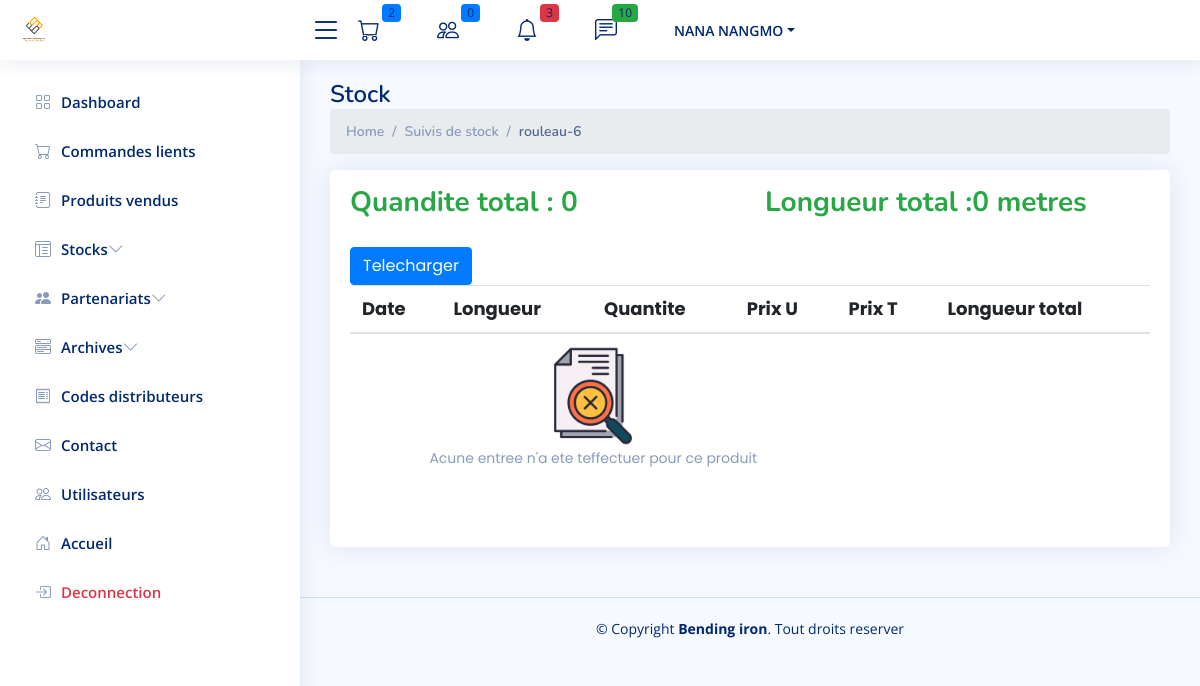
/cpanel/stocks/suivis-produit/3 (signed in), run on the app's committed database.
### auth_app/models.py (models this page shows, shortened)
class CustomUser(AbstractUser):
    phone_number = models.CharField(max_length=200)
    is_partenaire = models.BooleanField(default=0)
    groups = models.ManyToManyField(Group, related_name="customuser_set")
    user_permissions = models.ManyToManyField(Permission, related_name="customuser_set")
    email_verified = models.BooleanField(default=False)

### fer/models.py (models this page shows)
class Fer(models.Model):
    TYPE_CHOICES = [
        ('barre', 'Barre de fer'),
        ('rouleau', 'Rouleau de fer'),
    ]
    diametre = models.CharField(max_length=255)
    user = models.ForeignKey(User, on_delete=models.SET_NULL, null=True, blank=True)
    categorie = models.CharField(max_length=10, choices=TYPE_CHOICES)
    longueur_critique =  models.PositiveIntegerField(null=True, blank=True, default=500)
    created_at = models.DateTimeField(auto_now_add=True)
    class Meta:
        constraints = [
            models.UniqueConstraint(fields=['diametre', 'categorie'], name='unique_diametre_categorie')
        ]
    def __str__(self):
        return f"{self.categorie}-{self.diametre}"
    @property
    def quantite_totale(self):
        return self.mouvement_set.filter(quantite__isnull=False).aggregate(total=models.Sum('quantite'))['total'] or 0
    @property
    def longueur_totale(self):
        total = self.mouvement_set.annotate(
            total_longueur=ExpressionWrapper(F('longueur_m') * F('quantite'), output_field=DecimalField())
        ).aggregate(longueur_totale=Sum('total_longueur'))['longueur_totale']
        return total or 0
    @property
    def sueil_atteint(self):
       if self.longueur_totale < self.longueur_critique :
           return True
       else :
           return False

### admin_site/views.py (the view)
# urls.py: path("stocks/suivis-produit/<int:fer_id>", get_suivis, name="admin.suivis.produit"),
@user_passes_test(is_admin)
def get_suivis(request, fer_id):
    fer=get_object_or_404(Fer, id=fer_id)
    mouvements = Mouvement.objects.filter(fer=fer_id).order_by('-date')
    context = {
        'mouvements': mouvements,
        'fer':fer
     }
    return render(request, "fer/suivis.html", context)

### admin_site/views.py (called while the page is built)
def is_admin(user):
   return user.groups.filter(name='admin').exists() or user.groups.filter(name='superadmin').exists()

### contact/context_processor.py (called while the page is built)
def unread_messages(request):
    pass
    unread_messages =Contact.get_unread_messages()
    return {
        'unread_messages_count': unread_messages.count(),
        'unread_messages': unread_messages,
    }

### contact/models.py (called while the page is built)
    @staticmethod
    def get_unread_messages():
        return Contact.objects.filter(is_read=False).order_by('-created_at').all()

### fer/context_processors.py (called while the page is built)
def seuil_critique_count(request):
    seuil_count = sum(1 for fer in Fer.objects.all() if fer.sueil_atteint)
    return {
        'fer_seuil_critique_count': seuil_count
    }

### partenaires/context_proccessor.py (called while the page is built)
def order_en_attente(request):
    nb_en_attente = 0
    commandes = ProjetOrder.objects.all()
    for commande in commandes:
        dernier_traiment = TraimentOrder.objects.filter(projet_order=commande).order_by('-created_at').first()
        if dernier_traiment and dernier_traiment.statut == 'en_attente':
            nb_en_attente += 1
    return {
        'nb_order_partenaire': nb_en_attente
    }

### produits/models.py (called while the page is built)
    @property
    def prix_utile(self):
        return self.prix/12000

### usesOrders/context_proccessor.py (called while the page is built)
def panier_count(request):
    if request.user.is_authenticated:
        panier = Cart.objects.filter(user=request.user).first()
        if panier :
            items=CartItem.objects.filter(cart_id=panier.id)
            total_articles = items.count()
            if total_articles :
                total_articles = items.count()
            else :
                total_articles = 0
        else:
         total_articles = 0
    else:
        total_articles = 0  # Si l'utilisateur n'est pas connecté, il n'y a pas de panier
    return {'panier_count': total_articles,}

def commandes_en_attente(request):
    nb_en_attente = 0
    commandes = Order.objects.all()
    for commande in commandes:
        dernier_traiment = Traiment.objects.filter(order=commande).order_by('-created_at').first()
        if dernier_traiment and dernier_traiment.statut == 'en_attente':
            nb_en_attente += 1
    return {
        'nb_order': nb_en_attente
    }

### admin_site/templates/fer/suivis.html (shortened to what this page needs)
{% extends '../app.html' %}
{% block 'content' %}
{% load static %}
<main id="main" class="main">
    <div class="pagetitle">
        <h1>Stock</h1>
        <nav>
            <ol class="breadcrumb">
                <li class="breadcrumb-item"><a href="/">Home</a></li>
                <li class="breadcrumb-item">Suivis de stock</li>
                <li class="breadcrumb-item active">{{fer}}</li>
            </ol>
        </nav>
    </div>
    <section class="section">
        <div class="row">
            <div class="col-lg-12">
                <div class="card">
                    <div class="card-body">
                        <div class="row mt-3">
                            <div class="col-md-6">
                                    <h3 class="text-success"><b>Quandite total : {{fer.quantite_totale}}</b></h3>
                            </div>
                            <div class="col-md-6">
                                <h3 class="text-success"><b>Longueur total :{{fer.longueur_totale}} metres</b></h3>
                            </div>
                        </div>
                        <h5 class="card-title  mb-3"><a href="" class="btn btn-primary">Telecharger</a>
                            <br>
                            <table class="table datatable">
                                <thead>
                                    <tr>
                                        <th>Date</th>
                                        <th>Longueur</th>
                                        <th>Quantite</th>
                                        <th>Prix U</th>
                                        <th>Prix T</th>
                                        <th>Longueur total</th>
                                    </tr>
                                </thead>
                                <tbody>
                                    {% for mouvement in mouvements %}
                                    <tr>
                                        <td>{{mouvement.date}}</td>
                                        <td>{{mouvement.longueur_m}}</td>
                                        <td>{{mouvement.quantite}}</td>
                                        <td>{{mouvement.prix_u}}</td>
                                        <td>{{mouvement.prix_total}}</td>
                                        <td>{{mouvement.longueur_total}}</td>
                                    </tr>
                                    {% empty %}
                                    <tr>
                                        <td colspan="4" class="text-center">
                                            <img src="{% static 'nodata.png'%}" alt="" height="100px">
                                            <br>
                                            <span>Acune entree n'a ete teffectuer pour ce produit</span>
                                        </td>
                                    </tr>
                                    {% endfor %}
                                </tbody>
                            </table>
                    </div>
                </div>
            </div>
        </div>
    </section>
</main>
{%endblock%}

### admin_site/templates/includes/navbar.html (shortened to what this page needs)
{% load static %}
<header id="header" class="header fixed-top d-flex align-items-center">
    <div class="d-flex align-items-center justify-content-between">
        <a href="{% url 'font.index' %}" class="logo d-flex align-items-center">
            <img width="" src="{% static 'front/images/footer-img.png' %}" alt="DFMAC">
        </a>
        <i class="bi bi-list toggle-sidebar-btn"></i>
    </div>
    <nav class="header-nav ms-auto">
        <ul class="d-flex align-items-center">
            <li class="nav-item dropdown">
                <a class="nav-link nav-icon" href="#" data-bs-toggle="dropdown">
                    <i class="bi bi-cart"></i>
                    <span class="badge bg-primary badge-number">{{nb_order}}</span>
                </a>
            </li>
            <li class="nav-item dropdown">
                <a class="nav-link nav-icon" href="#" data-bs-toggle="dropdown">
                    <i class="bi bi-people"></i>
                    <span class="badge bg-primary badge-number">{{nb_order_partenaire}}</span>
                </a>
            </li>
            <li class="nav-item dropdown">
                <a class="nav-link nav-icon" href="#" data-bs-toggle="dropdown">
                    <i class="bi bi-bell"></i>
                    <span class="badge bg-danger badge-number">{{ fer_seuil_critique_count }}</span>
                </a>
            </li>
            <li class="nav-item dropdown">
                <a class="nav-link nav-icon" href="#" data-bs-toggle="dropdown">
                    <i class="bi bi-chat-left-text"></i>
                    <span class="badge bg-success badge-number">{{ unread_messages_count }}</span>
                </a>
            </li>
            <li class="nav-item dropdown pe-3">
                {% if user.is_authenticated %}
                <a class="nav-link nav-profile d-flex align-items-center pe-0" href="#" data-bs-toggle="dropdown">
                    <span class="d-none d-md-block dropdown-toggle ps-2">{{user.last_name}}</span>
                </a>
                {%endif%}
            </li>
        </ul>
    </nav>
</header>

### staticfiles/admin/assets/css/style.css (style rules this page uses)
:root { scroll-behavior: smooth; }
body { font-family: "Open Sans", sans-serif; background: #f6f9ff; color: #444444; }
a { color: #4154f1; text-decoration: none; }
h1, h2, h3, h4, h5, h6 { font-family: "Nunito", sans-serif; }
#main { margin-top: 60px; padding: 20px 30px; transition: all 0.3s; }
.pagetitle { margin-bottom: 10px; }
.pagetitle h1 { font-size: 24px; margin-bottom: 0; font-weight: 600; color: #012970; }
.card { margin-bottom: 30px; border: none; border-radius: 5px; box-shadow: 0px 0 30px rgba(1, 41, 112, 0.1); }
.card-title { padding: 20px 0 15px 0; font-size: 18px; font-weight: 500; color: #012970; font-family: "Poppins", sans-serif; }
.card-title span { color: #899bbd; font-size: 14px; font-weight: 400; }
.card-body { padding: 0 20px 20px 20px; }
.breadcrumb { font-size: 14px; font-family: "Nunito", sans-serif; color: #899bbd; font-weight: 600; }
.breadcrumb a { color: #899bbd; transition: 0.3s; }
.breadcrumb .breadcrumb-item::before { color: #899bbd; }
.breadcrumb .active { color: #51678f; font-weight: 600; }
.logo { line-height: 1; }
@media (min-width: 1200px) { .logo { width: 280px; } }
.logo img { max-height: 26px; margin-right: 6px; }
.header { transition: all 0.5s; z-index: 997; height: 60px; box-shadow: 0px 2px 20px rgba(1, 41, 112, 0.1); background-color: #fff; padding-left: 20px; }
.header .toggle-sidebar-btn { font-size: 32px; padding-left: 10px; cursor: pointer; color: #012970; }
.header-nav ul { list-style: none; }
.header-nav>ul { margin: 0; padding: 0; }
.header-nav .nav-icon { font-size: 22px; color: #012970; margin-right: 25px; position: relative; }
.header-nav .nav-profile { color: #012970; }
.header-nav .nav-profile span { font-size: 14px; font-weight: 600; }
.header-nav .badge-number { position: absolute; inset: -2px -5px auto auto; font-weight: normal; font-size: 12px; padding: 3px 6px; }
@media (min-width: 1200px) { #main, #footer { margin-left: 300px; } }

### data on the page
Fer: categorie+diametre "rouleau-6", quantite_totale "0", longueur_totale "0"

### other printed values
{{ nb_order }} "2"
{{ nb_order_partenaire }} "0"
{{ fer_seuil_critique_count }} "3"
{{ unread_messages_count }} "10"
{{ user.last_name }} "NANA NANGMO"
